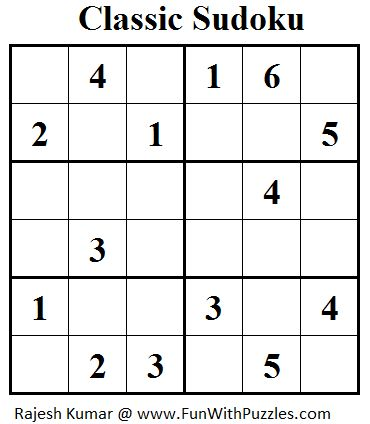
#> input picture qwer.jpg, 370 x 424 px, found by its file name
$ python main.py
#> lines starting #> are read from the running program, lines starting #| are printed output that depends on the picture; after the words box and inside, x2 and y2 are one past the last pixel; in counts of white or black regions, pixels touching at a corner belong together
import numpy as np
import cv2
import imutils

args_image ="Document Scanner OpenCV Python Source Code\qwer.jpg"

image = cv2.imread(args_image)
#> image is the input picture: shape (424, 370, 3); mean B, G, R 230.9, 231.1, 231
image=cv2.resize(image,(500,500))
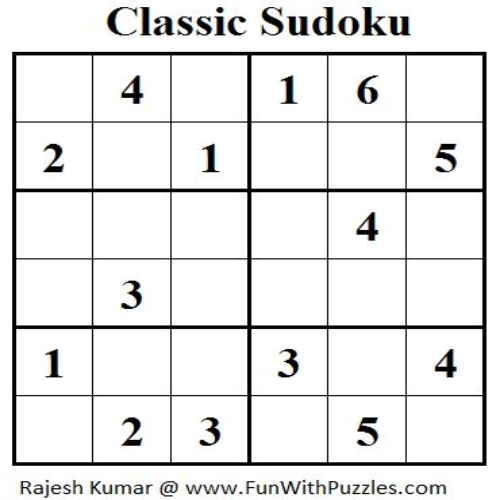
#> image: shape (500, 500, 3); mean B, G, R 230.9, 231.1, 231
orig = image.copy()
cv2.imshow("Original Image", image)
cv2.waitKey(0)
cv2.destroyAllWindows()

grayImage = cv2.cvtColor(image, cv2.COLOR_BGR2GRAY)
grayImageBlur = cv2.blur(grayImage,(2,2))
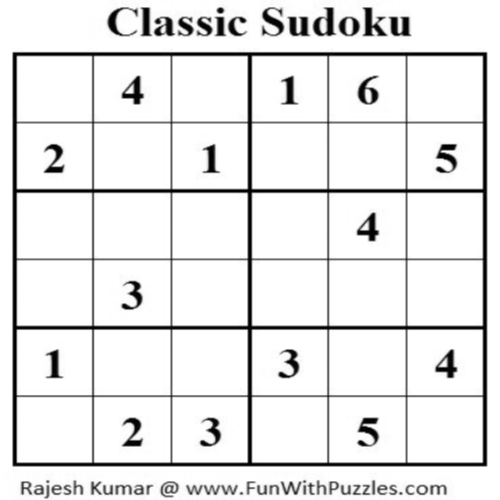
#> grayImageBlur: shape (500, 500); min 0, max 255, mean 231.2
edgedImage = cv2.Canny(grayImageBlur, 100, 300, 3)
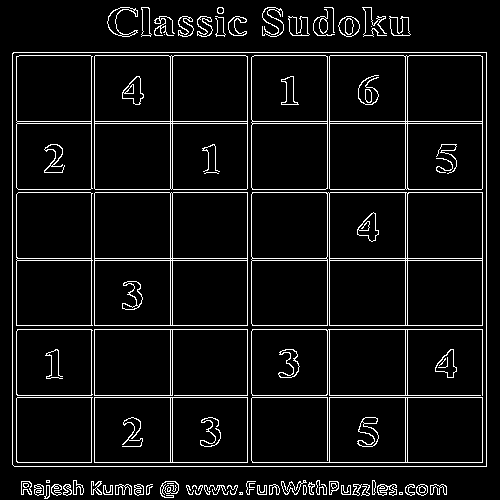
#> edgedImage: shape (500, 500); 6.9% white in thin lines or dots

cv2.imshow("gray", grayImage)
cv2.waitKey(0)
cv2.destroyAllWindows()
cv2.imshow("grayBlur", grayImageBlur)
cv2.waitKey(0)
cv2.destroyAllWindows()
cv2.imshow("Edge Detected Image", edgedImage)
cv2.waitKey(0)
cv2.destroyAllWindows()

allContours = cv2.findContours(edgedImage.copy(), cv2.RETR_LIST, cv2.CHAIN_APPROX_SIMPLE)
#> allContours = 234 contours, 58 with area under 20; largest, box (x1, y1, x2, y2) and area: (12, 52, 487, 467) 196234, (12, 52, 487, 467) 196231, (251, 192, 483, 326) 30447, (329, 55, 483, 190) 20493, (94, 55, 248, 190) 20493
allContours = imutils.grab_contours(allContours)
allContours = sorted(allContours, key=cv2.contourArea, reverse=True)[:1]
#> allContours = 1 item

perimeter = cv2.arcLength(allContours[0], True)
#> perimeter = 1774.2
ROIdimensions = cv2.approxPolyDP(allContours[0], 0.02*perimeter, True)
#> ROIdimensions = [[12, 53], [14, 466], [486, 466], [486, 52]]
cv2.drawContours(image, [ROIdimensions], -1, (0,255,0), 2)
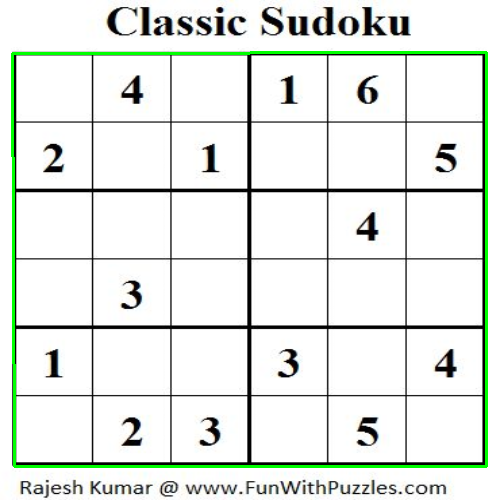
#> image: shape (500, 500, 3); 2.13% of pixels changed, all inside (x1, y1, x2, y2) = (11, 51, 488, 468)
cv2.imshow("Contour Outline", image)
cv2.waitKey(0)
cv2.destroyAllWindows()
ROIdimensions = ROIdimensions.reshape(4,2)
rect = np.zeros((4,2), dtype="float32")
s = np.sum(ROIdimensions, axis=1)
#> s = [65, 480, 952, 538]
rect[0] = ROIdimensions[np.argmin(s)]
rect[2] = ROIdimensions[np.argmax(s)]
diff = np.diff(ROIdimensions, axis=1)
#> diff = [41, 452, -20, -434]
rect[1] = ROIdimensions[np.argmin(diff)]
rect[3] = ROIdimensions[np.argmax(diff)]

(tl, tr, br, bl) = rect

widthA = np.sqrt((tl[0] -tr[0])**2 + (tl[1] - tr[1])**2 )
widthB = np.sqrt((bl[0] - br[0])**2 + (bl[1] - br[1])**2 )
maxWidth = max(int(widthA), int(widthB))

heightA = np.sqrt((tl[0] - bl[0])**2 + (tl[1] - bl[1])**2 )
heightB = np.sqrt((tr[0] - br[0])**2 + (tr[1] - br[1])**2 )
maxHeight = max(int(heightA), int(heightB))
dst = np.array([
    [0,0],
    [maxWidth-1, 0],
    [maxWidth-1, maxHeight-1],
    [0, maxHeight-1]], dtype="float32")

transformMatrix = cv2.getPerspectiveTransform(rect, dst)
scan = cv2.warpPerspective(orig, transformMatrix, (maxWidth, maxHeight))
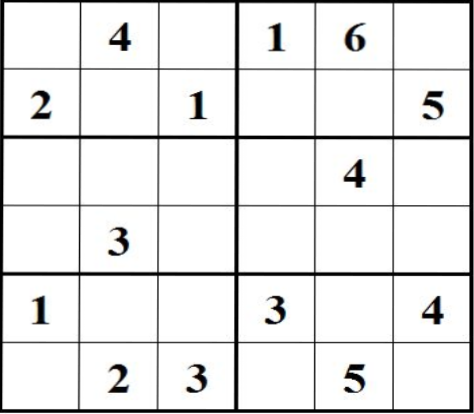
#> scan: shape (414, 474, 3); mean B, G, R 231.2, 231.3, 231.2
cv2.imshow("Scaned",scan)
cv2.waitKey(0)
cv2.destroyAllWindows()
scanGray = cv2.cvtColor(scan, cv2.COLOR_BGR2GRAY)
cv2.imshow("scanGray", scanGray)
cv2.waitKey(0)
cv2.destroyAllWindows()
from skimage.filters import threshold_local
T = threshold_local(scanGray, 9, offset=8, method="gaussian")
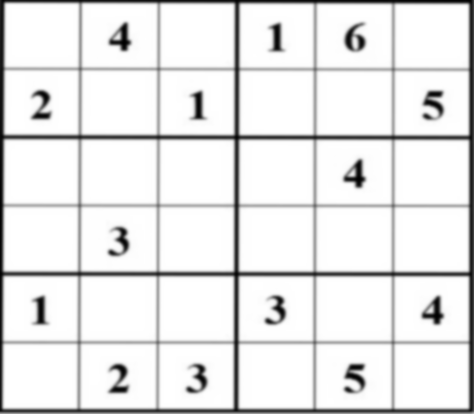
#> T: shape (414, 474) float64; min -3.6, max 247, mean 223.3; drawn with min black and max white
scanBW = (scanGray > T).astype("uint8") * 255
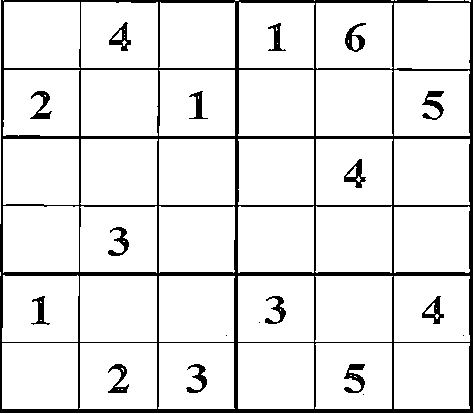
#> scanBW: shape (414, 474); 90.2% white; 19 black regions (4 under 20 px), largest, box (x1, y1, x2, y2) and area: (0, 0, 473, 413) 15793, (344, 364, 365, 393) 290, (422, 91, 444, 120) 283
cv2.imshow("scanned", scanBW)
cv2.waitKey(0)
cv2.destroyAllWindows()
